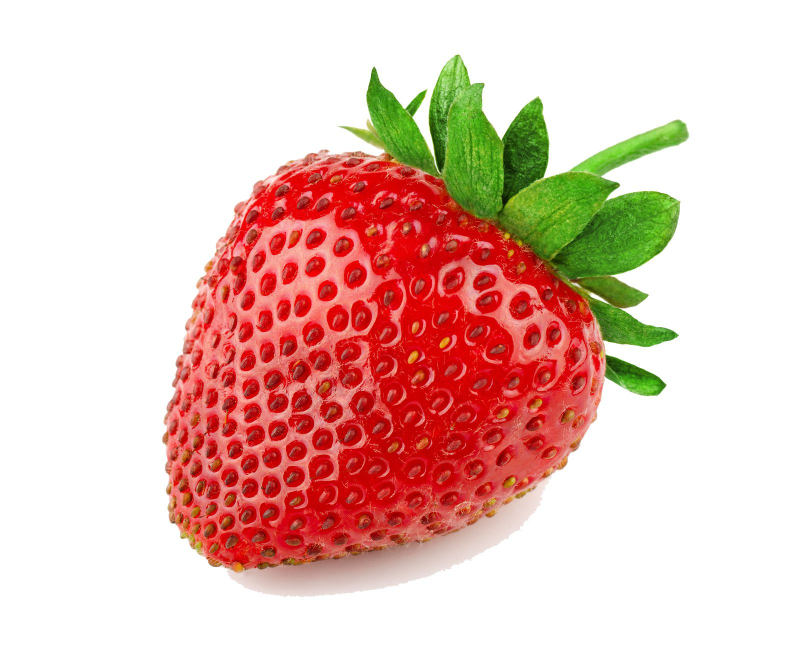
#> input picture database/FRESA/fresa (39).jpg, 1600 x 1315 px (shown at 1/2 size)
$ jupyter execute HOG_SIFT_SURF.ipynb   (shell and % lines are left out)
#> lines starting #> are read from the running program, lines starting #| are printed output that depends on the picture
[cell 1]
import cv2 as cv
import matplotlib.pyplot as plt
from skimage.feature import hog as hogsk
from skimage import data, exposure


img = cv.imread('database/FRESA/fresa (39).jpg')
#> img is the input picture: shape (1315, 1600, 3); mean B, G, R 185.9, 195.3, 231

image_gaussian = cv.GaussianBlur(img, (3, 3), 0)
image_resized = cv.resize(image_gaussian, (256, 256), interpolation=cv.INTER_AREA)
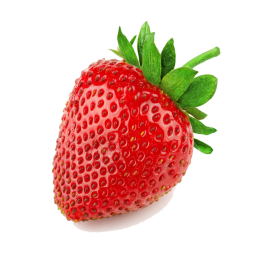
#> image_resized: shape (256, 256, 3); mean B, G, R 185.9, 195.4, 231.1

hog = cv.HOGDescriptor((64, 64), (16, 16), (8, 8), (8, 8), 9)
h = hog.compute(image_resized)
h = h.reshape(1, -1)[0]

plt.figure(figsize=(10, 10))
plt.imshow(cv.cvtColor(image_resized, cv.COLOR_BGR2RGB)), plt.title('Original')
plt.axis('off')

plt.figure(figsize=(10, 10))
implot = cv.cvtColor(image_resized, cv.COLOR_BGR2GRAY)
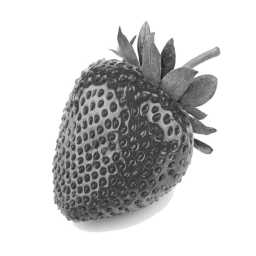
#> implot: shape (256, 256); min 20, max 255, mean 205
plt.imshow(hogsk(implot, visualize=True)[1], cmap='gray'), plt.title('HOG')
plt.axis('off')
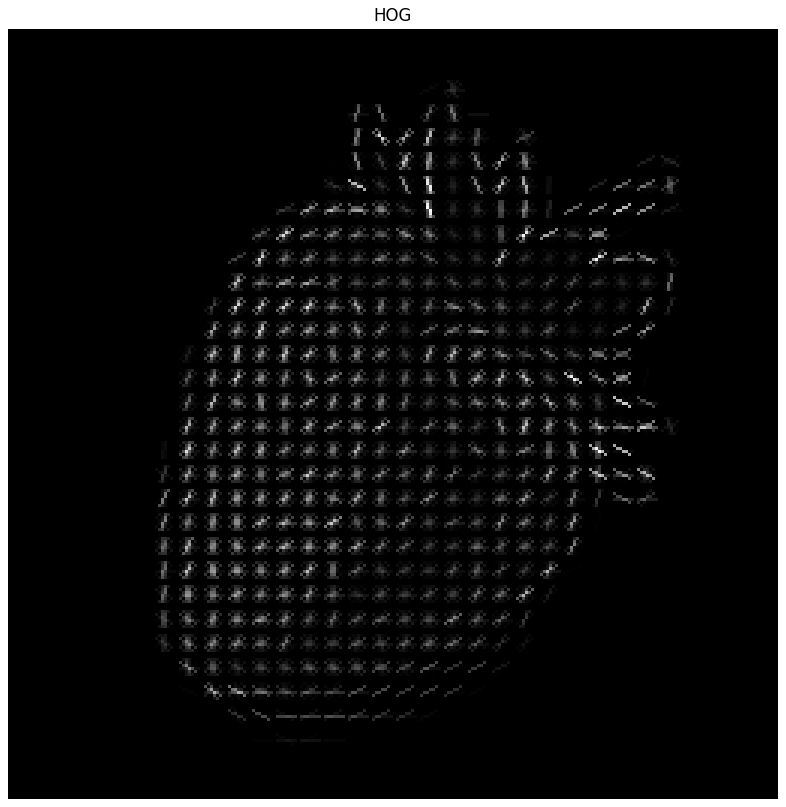
#> figure drawn by matplotlib, 1 panel

[cell 2]
implot = cv.cvtColor(image_resized, cv.COLOR_BGR2GRAY)
fd, hogimage = hogsk(implot, visualize=True)
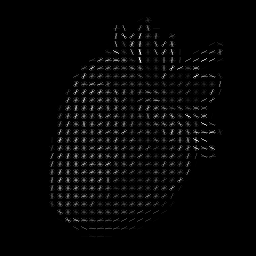
#> hogimage: shape (256, 256) float64; min 0, max 57.82, mean 1.5; drawn with min black and max white
hogimage = exposure.rescale_intensity(hogimage, in_range=(0, 10))
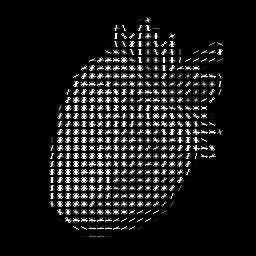
#> hogimage: shape (256, 256) float64; min 0, max 1, mean 0.0995


plt.figure(figsize=(10, 10))
plt.imshow(hogimage , cmap='gray'), plt.title('HOG')
plt.axis('off')

[cell 3]
import cv2 as cv
import matplotlib.pyplot as plt

img = cv.imread('database/FRESA/fresa (39).jpg')
gray = cv.cvtColor(img, cv.COLOR_BGR2GRAY)
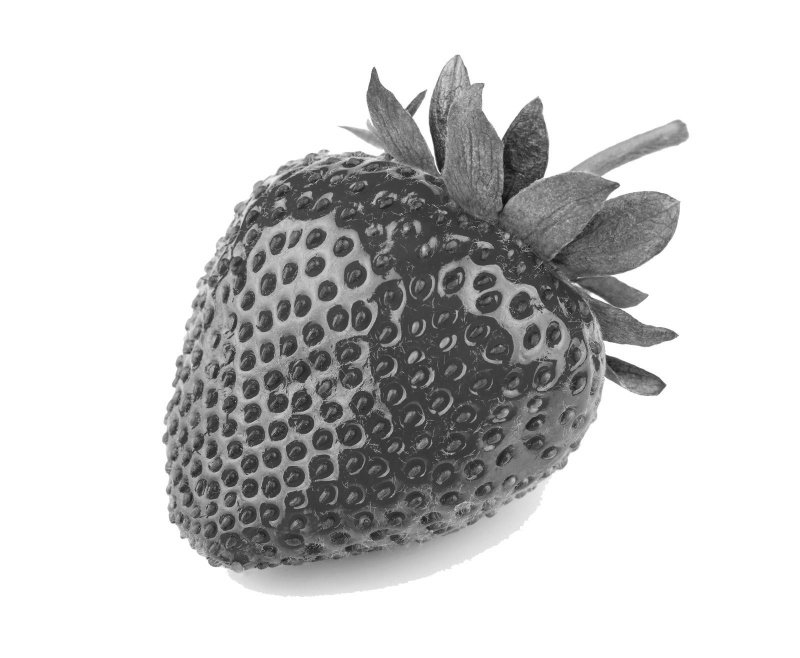
#> gray: shape (1315, 1600) (shown at 1/2 size); min 5, max 255, mean 204.9
image_gaussian = cv.GaussianBlur(gray, (3, 3), 0)
#> image_gaussian: shape (1315, 1600)
image_resized = cv.resize(image_gaussian, (256, 256), interpolation=cv.INTER_AREA)
#> image_resized: shape (256, 256)


sift = cv.SIFT_create()
kp = sift.detect(image_resized, None)
#> kp = 637 keypoints; strongest (x, y, size): (132, 130, 92.8), (199, 144, 5.9), (196, 136, 4.3), (135, 46, 3.7)
img = cv.drawKeypoints(image_resized, kp, img)
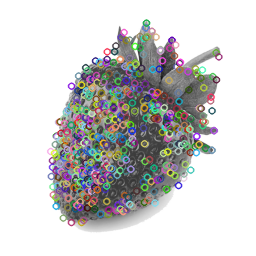
#> img: shape (256, 256, 3); mean B, G, R 205.1, 205.4, 205.6
cv.imwrite('sift_keypoints.jpg', img)

img = cv.drawKeypoints(image_resized, kp, img, flags=cv.DRAW_MATCHES_FLAGS_DRAW_RICH_KEYPOINTS)
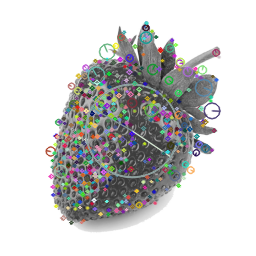
#> img: shape (256, 256, 3); mean B, G, R 205, 205.4, 205.2
cv.imwrite('sift_keypoints.jpg', img)

plt.figure(figsize=(10, 10))
plt.imshow(img), plt.title('SIFT')
plt.axis('off')

plt.show()

[cell 4]
import cv2

img = cv2.imread("database/FRESA/fresa (39).jpg", cv2.IMREAD_GRAYSCALE)
#> img: shape (1315, 1600); min 5, max 255, mean 204.9

sift = cv2.SIFT_create()
# surf = cv2.xfeatures2d.SURF_create()
orb = cv2.ORB_create(nfeatures=1500)

keypoints_sift, descriptors = sift.detectAndCompute(img, None)
#> keypoints_sift = 7369 keypoints; strongest (x, y, size): (876, 341, 2.2), (1225, 698, 22.2), (843, 238, 22.6), (1339, 670, 16.8)
# keypoints_surf, descriptors = surf.detectAndCompute(img, None)
keypoints_orb, descriptors = orb.detectAndCompute(img, None)
#> keypoints_orb = 1500 keypoints; strongest (x, y, size): (747, 135, 31), (1233, 369, 111.1), (1000, 269, 111.1), (1234, 368, 77.1)

images_with_descriptors = [cv2.drawKeypoints(img, keypoints_sift, None),
                           # cv2.drawKeypoints(img, keypoints_surf, None),
                           cv2.drawKeypoints(img, keypoints_orb, None)]

plt.figure(figsize=(20, 8))
plt.subplot(141), plt.imshow(cv2.cvtColor(img, cv2.COLOR_BGR2RGB)), plt.title('Original')
plt.axis('off')

for i in range(len(images_with_descriptors)):
    plt.subplot(142 + i), plt.imshow(images_with_descriptors[i])
    plt.axis('off')
#> this loop made 2 passes
plt.show()
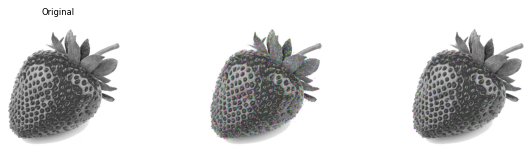
#> figure drawn by matplotlib, 3 panels

$ run again, with database/FRESA/fresa (10).jpg copied over database/FRESA/fresa (39).jpg
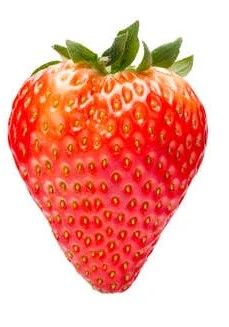
#> input picture database/FRESA/fresa (10).jpg, 229 x 327 px
#> img is the input picture: shape (327, 229, 3); mean B, G, R 159.6, 173.1, 239.8
#> kp = 624 keypoints; strongest (x, y, size): (186, 43, 13.8), (136, 40, 19.8), (132, 130, 100.9), (197, 113, 45.6)
#> `img = cv.drawKeypoints(image_resized, kp, img, flags=cv.DRAW_MATCHES_F..`:
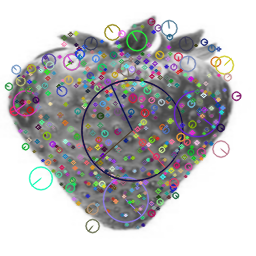
#> img: shape (256, 256, 3); mean B, G, R 189.8, 188.6, 189.5
#> keypoints_sift = 782 keypoints; strongest (x, y, size): (165, 56, 15.8), (136, 62, 6.4), (57, 48, 4.9), (121, 52, 19.9)
#> keypoints_orb = 1270 keypoints; strongest (x, y, size): (104, 55, 31), (99, 55, 31), (98, 54, 37.2), (103, 55, 37.2)
#> the loop `for i in range(len(images_with_descriptors)):` made 2 passes
#> `plt.show()`:
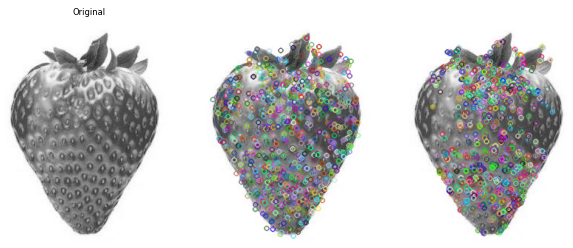
#> figure drawn by matplotlib, 3 panels
